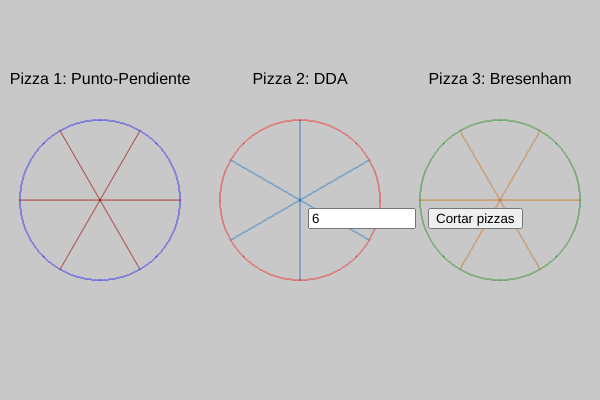
Frame 1 (no input)
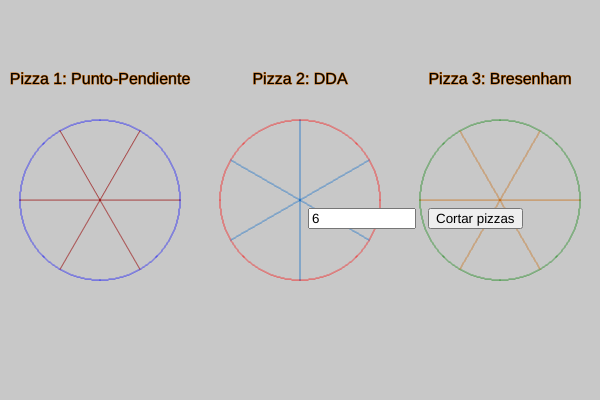
Frame 60 (no input)
Frame 120 (the mouse pressed at the canvas centre since frame 60): identical to frame 60, image omitted

The p5.js sketch that drew these frames (run headless with seeded random() and noise() and a simulated clock; from frame 60 on, the mouse is pressed at the canvas centre):

// p5.js sketch
// ── sketch.js
let input, button;
let slices = 6;

function setup() {
  createCanvas(600, 400);
  background(255);
  textAlign(CENTER, CENTER);
 
  input = createInput('6');
  input.position(665, 400);
  input.size(100);
 
  button = createButton('Cortar pizzas');
  button.position(input.x + input.width + 20, 400);
  button.mousePressed(updateSlices);
 
  strokeWeight(1);
}

function draw() {
  background(200);

  input.position(windowWidth/2, windowHeight/2);
  button.position(input.x + input.width + 20, input.y);

  textSize(16);
  fill(0);
  text('Pizza 1: Punto-Pendiente', 100, 80);
  text('Pizza 2: DDA', 300, 80);
  text('Pizza 3: Bresenham', 500, 80);
 
  drawPizza1(100, 200, 80, slices);
  drawPizza2(300, 200, 80, slices);
  drawPizza3(500, 200, 80, slices);
}

function updateSlices() {
  let val = int(input.value());
  if (val > 0 && val <= 100) { // Validar el número de rebanadas MAX = 100
    slices = val;
  }
}

// Pizza 1: Algoritmo de punto-pendiente
function drawPizza1(x, y, radius, numSlices) {
  //fill('#FFD580');
  stroke("blue");
  midpointCircle(x, y, radius);
  stroke(150, 0, 0);
 
  for (let i = 0; i < numSlices; i++) {
    let angle = TWO_PI / numSlices * i;
    let xEnd = x + cos(angle) * radius;
    let yEnd = y + sin(angle) * radius;
    linePointSlope(x, y, xEnd, yEnd);
  }
}

// Pizza 2: Algoritmo DDA
function drawPizza2(x, y, radius, numSlices) {
  //fill('#FFA07A');
  stroke("red");
  midpointCircle(x, y, radius);
  stroke(0, 100, 200);
 
  for (let i = 0; i < numSlices; i++) {
    let angle = TWO_PI / numSlices * (i + 0.5);
    let xEnd = x + cos(angle) * radius;
    let yEnd = y + sin(angle) * radius;
    lineDDA(x, y, xEnd, yEnd);
  }
}

// Pizza 3: Algoritmo de Bresenham
function drawPizza3(x, y, radius, numSlices) {
  //fill('#98FB98');
  stroke("green");
  midpointCircle(x, y, radius);
  stroke(200, 100, 0);
 
  let offset = random(0.0001);
  for (let i = 0; i < numSlices; i++) {
    let angle = TWO_PI / numSlices * i + offset;
    let xEnd = x + cos(angle) * radius;
    let yEnd = y + sin(angle) * radius;
    lineBresenham(x, y, round(xEnd), round(yEnd));
  }
}

// Algoritmo de línea "punto-pendiente"
function linePointSlope(x0, y0, x1, y1) {
  let dx = x1 - x0;
  let dy = y1 - y0;
 
  if (abs(dx) >= abs(dy)) {
    if (x0 > x1) {
      [x0, x1] = [x1, x0];
      [y0, y1] = [y1, y0];
      dx = x1 - x0;
      dy = y1 - y0;
    }
    let m = dy / dx;
    for (let x = x0; x <= x1; x++) {
      let y = y0 + m * (x - x0);
      point(x, y);
    }
  } else {
    if (y0 > y1) {
      [x0, x1] = [x1, x0];
      [y0, y1] = [y1, y0];
      dx = x1 - x0;
      dy = y1 - y0;
    }
    let mInv = dx / dy;
    for (let y = y0; y <= y1; y++) {
      let x = x0 + mInv * (y - y0);
      point(x, y);
    }
  }
}

// Algoritmo DDA
function lineDDA(x0, y0, x1, y1) {
  let dx = x1 - x0;
  let dy = y1 - y0;
  let steps = max(abs(dx), abs(dy));
  let xInc = dx / steps;
  let yInc = dy / steps;
  let x = x0;
  let y = y0;
  for (let i = 0; i <= steps; i++) {
    point(round(x), round(y));
    x += xInc;
    y += yInc;
  }
}

// Algoritmo de Bresenham
function lineBresenham(x0, y0, x1, y1) {
  let dx = abs(x1 - x0);
  let dy = abs(y1 - y0);
  let sx = (x0 < x1) ? 1 : -1;
  let sy = (y0 < y1) ? 1 : -1;
  let err = dx - dy;
 
  while (true) {
    point(x0, y0);
    if (x0 === x1 && y0 === y1) break;
    let e2 = 2 * err;
    if (e2 > -dy) {
      err -= dy;
      x0 += sx;
    }
    if (e2 < dx) {
      err += dx;
      y0 += sy;
    }
  }
}


function midpointCircle(xc, yc, r) {
  let x = 0;
  let y = r;
  let d = 5 / 4 - r // 1 - r;
  
  drawCirclePoints(xc, yc, x, y);
  
  while (x < y) {
    x++;
    if (d < 0) {
      d += 2 * x + 1;
    } else {
      y--;
      d += 2 * (x - y) + 1;
    }
    drawCirclePoints(xc, yc, x, y);
  }
}

function drawCirclePoints(xc, yc, x, y) {
  point(xc + x, yc + y);
  point(xc - x, yc + y);
  point(xc + x, yc - y);
  point(xc - x, yc - y);
  point(xc + y, yc + x);
  point(xc - y, yc + x);
  point(xc + y, yc - x);
  point(xc - y, yc - x);
}
// ── style.css
html, body {
  margin: auto;
  width: 100%;
  align-items: center;
  padding: 0;
}

canvas {
  margin: auto;
  display: block;
}
